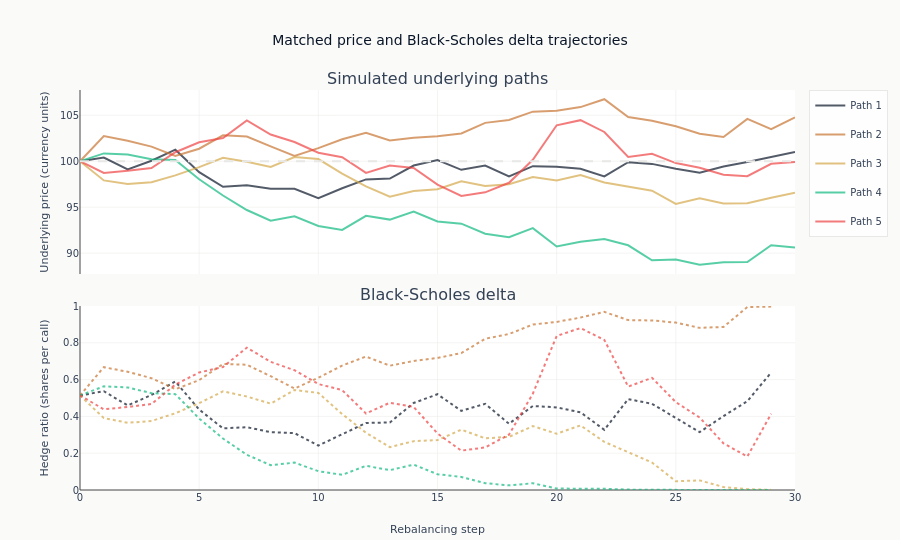

The notebook cell this image was saved under:
### Markdown cell above
The strike reference and axis units complete the two-panel diagnostic.

### Code cell
fig.add_hline(y=STRIKE, line_dash="dash", line_color=COLORS["silver_muted"], row=1, col=1)
fig.update_yaxes(title_text="Underlying price (currency units)", row=1, col=1)
fig.update_yaxes(title_text="Hedge ratio (shares per call)", range=[0, 1], row=2, col=1)
fig.update_xaxes(title_text="Rebalancing step", row=2, col=1)
fig.update_layout(
    title="Matched price and Black-Scholes delta trajectories",
    height=540,
    margin=dict(t=90, b=50),
)
show_plotly_with_alt(
    fig,
    "Sample simulated price paths with the Black-Scholes delta for each overlaid on a second axis, showing delta rising toward one as a path finishes in the money and falling toward zero when it does not.",
)

### Figure 1 — Plotly figure (JSON) as saved in the notebook; plotly's stock layout.template omitted (floating-point values rounded to 4 significant figures)
{"data": [{"legendgroup": "path-0", "line": {"color": "#0a1628"}, "mode": "lines", "name": "Path 1", "opacity": 0.7, "type": "scatter", "xaxis": "x", "y": [100.0, 100.4, 99.1, 100.1, 101.3, 98.81, 97.22, 97.38, 97.01, 97.0, 95.97, 97.06, 98.02, 98.12, 99.53, 100.1, 99.06, 99.54, 98.35, 99.46, 99.41, 99.19, 98.35, 99.89, 99.71, 99.19, 98.76, 99.44, 99.91, 100.4, 101.0], "yaxis": "y"}, {"legendgroup": "path-0", "line": {"color": "#0a1628", "dash": "dot"}, "mode": "lines", "opacity": 0.7, "showlegend": false, "type": "scatter", "xaxis": "x2", "y": [0.5138, 0.5368, 0.4594, 0.5164, 0.5898, 0.4372, 0.3349, 0.3415, 0.3141, 0.309, 0.2416, 0.3026, 0.3643, 0.3669, 0.4729, 0.5204, 0.4302, 0.4684, 0.36, 0.4568, 0.4488, 0.4223, 0.3272, 0.4939, 0.4688, 0.3913, 0.3145, 0.4018, 0.4825, 0.6383], "yaxis": "y2"}, {"legendgroup": "path-1", "line": {"color": "#C87533"}, "mode": "lines", "name": "Path 2", "opacity": 0.7, "type": "scatter", "xaxis": "x", "y": [100.0, 102.7, 102.2, 101.6, 100.6, 101.4, 102.8, 102.7, 101.6, 100.6, 101.4, 102.4, 103.1, 102.3, 102.6, 102.7, 103.0, 104.2, 104.5, 105.4, 105.5, 105.9, 106.7, 104.8, 104.4, 103.8, 103.0, 102.6, 104.6, 103.5, 104.8], "yaxis": "y"}, {"legendgroup": "path-1", "line": {"color": "#C87533", "dash": "dot"}, "mode": "lines", "opacity": 0.7, "showlegend": false, "type": "scatter", "xaxis": "x2", "y": [0.5138, 0.6676, 0.6424, 0.6078, 0.5477, 0.5972, 0.6852, 0.6806, 0.6185, 0.5515, 0.6098, 0.6763, 0.7253, 0.6755, 0.7013, 0.7178, 0.744, 0.822, 0.8476, 0.8993, 0.9135, 0.9374, 0.9679, 0.9235, 0.9214, 0.9099, 0.8811, 0.8861, 0.9944, 0.9968], "yaxis": "y2"}, {"legendgroup": "path-2", "line": {"color": "#D4A84B"}, "mode": "lines", "name": "Path 3", "opacity": 0.7, "type": "scatter", "xaxis": "x", "y": [100.0, 97.91, 97.51, 97.72, 98.46, 99.36, 100.4, 99.94, 99.37, 100.5, 100.2, 98.65, 97.26, 96.15, 96.77, 96.95, 97.81, 97.3, 97.5, 98.29, 97.92, 98.49, 97.69, 97.25, 96.8, 95.36, 95.96, 95.41, 95.43, 96.02, 96.58], "yaxis": "y"}, {"legendgroup": "path-2", "line": {"color": "#D4A84B", "dash": "dot"}, "mode": "lines", "opacity": 0.7, "showlegend": false, "type": "scatter", "xaxis": "x2", "y": [0.5138, 0.391, 0.3653, 0.3749, 0.4171, 0.4719, 0.5361, 0.5082, 0.4693, 0.5434, 0.5278, 0.4128, 0.3111, 0.2329, 0.2654, 0.271, 0.3279, 0.2809, 0.2887, 0.3474, 0.3056, 0.351, 0.2615, 0.2065, 0.1494, 0.04732, 0.05222, 0.01601, 0.004463, 0.0006543], "yaxis": "y2"}, {"legendgroup": "path-3", "line": {"color": "#10b981"}, "mode": "lines", "name": "Path 4", "opacity": 0.7, "type": "scatter", "xaxis": "x", "y": [100.0, 100.9, 100.7, 100.2, 100.1, 98.03, 96.27, 94.69, 93.52, 94.01, 92.95, 92.52, 94.06, 93.65, 94.53, 93.44, 93.21, 92.11, 91.73, 92.72, 90.73, 91.24, 91.53, 90.85, 89.22, 89.32, 88.73, 89.0, 89.04, 90.86, 90.6], "yaxis": "y"}, {"legendgroup": "path-3", "line": {"color": "#10b981", "dash": "dot"}, "mode": "lines", "opacity": 0.7, "showlegend": false, "type": "scatter", "xaxis": "x2", "y": [0.5138, 0.5633, 0.5573, 0.5262, 0.5208, 0.3883, 0.2795, 0.1916, 0.1349, 0.1488, 0.1022, 0.08255, 0.1315, 0.108, 0.1378, 0.08594, 0.07102, 0.03703, 0.02522, 0.03682, 0.007731, 0.008053, 0.006807, 0.002111, 0.0001169, 3.21e-05, 1.113e-06, 4.975e-08, 3.825e-11, 1.506e-14], "yaxis": "y2"}, {"legendgroup": "path-4", "line": {"color": "#ef4444"}, "mode": "lines", "name": "Path 5", "opacity": 0.7, "type": "scatter", "xaxis": "x", "y": [100.0, 98.73, 98.97, 99.25, 101.0, 102.1, 102.5, 104.5, 102.9, 102.1, 100.9, 100.4, 98.73, 99.53, 99.26, 97.45, 96.23, 96.62, 97.66, 100.2, 103.9, 104.5, 103.2, 100.5, 100.8, 99.8, 99.29, 98.54, 98.38, 99.72, 99.93], "yaxis": "y"}, {"legendgroup": "path-4", "line": {"color": "#ef4444", "dash": "dot"}, "mode": "lines", "opacity": 0.7, "showlegend": false, "type": "scatter", "xaxis": "x2", "y": [0.5138, 0.4387, 0.4512, 0.4673, 0.5729, 0.6387, 0.6685, 0.7736, 0.6967, 0.6511, 0.5759, 0.5428, 0.4156, 0.4743, 0.4517, 0.307, 0.214, 0.2313, 0.3009, 0.5231, 0.8373, 0.8801, 0.8155, 0.5618, 0.6097, 0.4773, 0.3937, 0.2537, 0.1816, 0.4141], "yaxis": "y2"}], "layout": {"annotations": [{"font": {"size": 16}, "showarrow": false, "text": "Simulated underlying paths", "x": 0.5, "xanchor": "center", "xref": "paper", "y": 1.0, "yanchor": "bottom", "yref": "paper"}, {"font": {"size": 16}, "showarrow": false, "text": "Black-Scholes delta", "x": 0.5, "xanchor": "center", "xref": "paper", "y": 0.46, "yanchor": "bottom", "yref": "paper"}], "height": 540, "margin": {"b": 50, "t": 90}, "shapes": [{"line": {"color": "#e8e8e6", "dash": "dash"}, "type": "line", "x0": 0, "x1": 1, "xref": "x domain", "y0": 100.0, "y1": 100.0, "yref": "y"}], "title": {"text": "Matched price and Black-Scholes delta trajectories"}, "xaxis": {"anchor": "y", "domain": [0.0, 1.0], "matches": "x2", "showticklabels": false}, "xaxis2": {"anchor": "y2", "domain": [0.0, 1.0], "title": {"text": "Rebalancing step"}}, "yaxis": {"anchor": "x", "domain": [0.54, 1.0], "title": {"text": "Underlying price (currency units)"}}, "yaxis2": {"anchor": "x2", "domain": [0.0, 0.46], "range": [0, 1], "title": {"text": "Hedge ratio (shares per call)"}}}}
